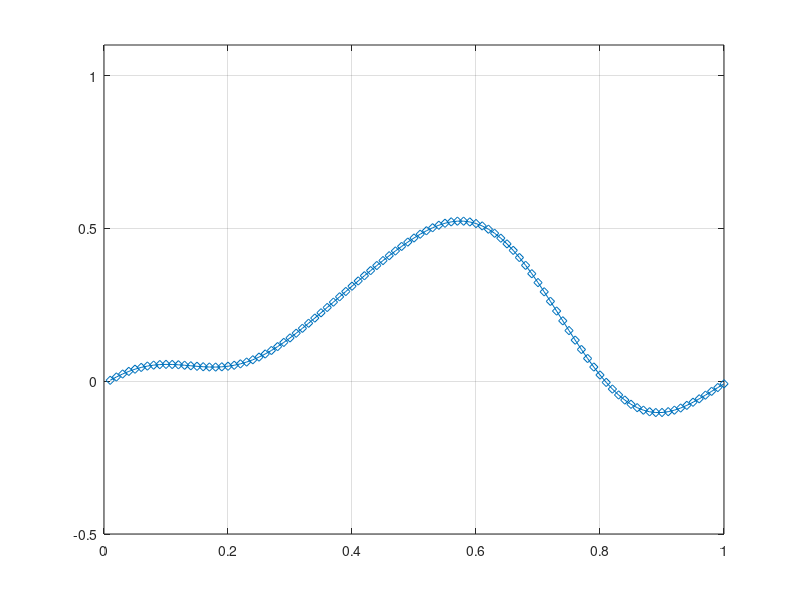

The MATLAB source for this figure:

% PDE demo - advection, diffusion, dissipation
% MECH479 -- CFD
clear; 
clc;

% Discretization
m = 100;
h = 1 / m;
x = h * (1:m)';

% Finite Difference Stencils
A1 = spdiags(ones(m,1) * [1,-4,3] / (2*h), -2:0, m, m);
A1(1,m) = -4/2/h;
A1(1,m-1) = 1/2/h;
A1(2,m) = 1/2/h;

A2 = spdiags(ones(m,1) * [1,-2,1] / h^2, -1:1, m, m);
A2(1,m) = 1/h^2;
A2(m,1) = 1/h^2;

A3 = spdiags(ones(m,1) * [-0.5,1,-1,.5] / h^3, [-2,-1,1,2], m, m);
A3(1,m-1) = -.5/h^3;
A3(1,m) = 1/h^3;
A3(2,m) = -.5/h^3;
A3(m-1:m,1:2) = -A3(1:2,m-1:m)';

I = speye(m, m);
% Solving simple 1D advection/Hyperbolic equation
disp(' Advection, u_t = -u_x ')
u = exp(-(x-.5).^2 / .1^2);
A = -A1;
T = 0.5;
k = .5*h;
for n=1:ceil(T/k)
    
    u = (I - k/2*A) \ ((I + k/2*A)*u);
    if mod(n,10) == 0, plot(x,u, '-o'), axis([0,1,-.1,1.1]), grid on, drawnow, ...
    end
    if mod(n,200) ==0, pause 
        print 'Running step=%d', n
    end 
end
pause
% Solving simple 1D diffusion/parabolic equation
disp(' Diffusion, u_t = u_xx')
u = exp(-(x-.5).^2 / .1^2);
A = A2;
T = 0.01;
k = .5*h^2;
for n=1:ceil(T/k)
    u = (I - k/2*A) \ ((I + k/2*A)*u);
    if mod(n,20) == 0, plot(x,u,'-d'), axis([0,1,-.1,1.1]), grid on, drawnow, end
    if mod(n,900) ==0, pause 
        print 'Running step=%d', n
    end 
end
pause
% Solving advection -diffusion equation
disp(' Advection - Diffusion, u_t = -u_x + 5e-3 * u_xx ')
u = exp(-(x-.5).^2 / .1^2);
A = -A1 + 5e-3*A2;
T = 1.0;
k = .5*h;
for n=1:ceil(T/k)
    u = (I - k/2*A) \ ((I + k/2*A)*u);
    if mod(n,10) == 0, plot(x,u,'-d'), axis([0,1,-.1,1.1]), grid on, drawnow, end
    if mod(n,600) ==0, pause 
        print 'Running step=%d', n
    end 
end
pause
% Solving dispersion equation
disp(' Dispersion, u_t = u_xxx')
u = exp(-(x-.5).^2 / .1^2);
A = A3;
T = 1e-4;
k = 5*h^3;
for n=1:ceil(T/k)
    u = (I - k/2*A) \ ((I + k/2*A)*u);
    if mod(n,20) == 0, plot(x,u,'-d'), axis([0,1,-.5,1.1]), grid on, drawnow, end
     if mod(n,400) ==0, pause 
        print 'Running step=%d', n
    end 
end
pause

 disp(' Advection - Dispersion, u_t = -u_x + 1e-4 u_xxx ')
 u = exp(-(x-.5).^2 / .1^2);
 A = -A1 + 1e-4*A3;
 T = 1.0;
 k = .5*h;
 for n=1:ceil(T/k)
     u = (I - k/2*A) \ ((I + k/2*A)*u);
     if mod(n,10) == 0, plot(x,u,'-d'), axis([0,1,-.5,1.1]), grid on, drawnow, end
     if mod(n,300) ==0, pause 
         print 'Running step=%d', n
     end 
 end
 pause
        
 disp(' Advection - Dispersion, u_t = -u_x - 1e-4 u_xxx ')
 u = exp(-(x-.5).^2 / .1^2);
 A = -A1 - 1e-4*A3;
 T = 1.0;
 k = .5*h;
 for n=1:ceil(T/k)
     u = (I - k/2*A) \ ((I + k/2*A)*u);
     if mod(n,10) == 0, plot(x,u,'-d'), axis([0,1,-.5,1.1]), grid on, drawnow, end
     if mod(n,300) ==0, pause 
         print 'Running step=%d', n
     end 
 end
 pause

 disp(' Advection - Diffusion - Dispersion, u_t = -u_x + 5e-3 u_xx + 5e-4 u_xxx ')
 u = exp(-(x-.5).^2 / .1^2);
 A = -A1 + 5e-3*A2 + 5e-4*A3;
 T = 1.0;
 k = .5*h;
 for n=1:ceil(T/k)
     u = (I - k/2*A) \ ((I + k/2*A)*u);
     if mod(n,10) == 0, plot(x,u,'-d'), axis([0,1,-.5,1.1]), grid on, drawnow, end
     if mod(n,300) ==0, pause 
         print 'Running step=%d', n
     end 
 end
 pause
